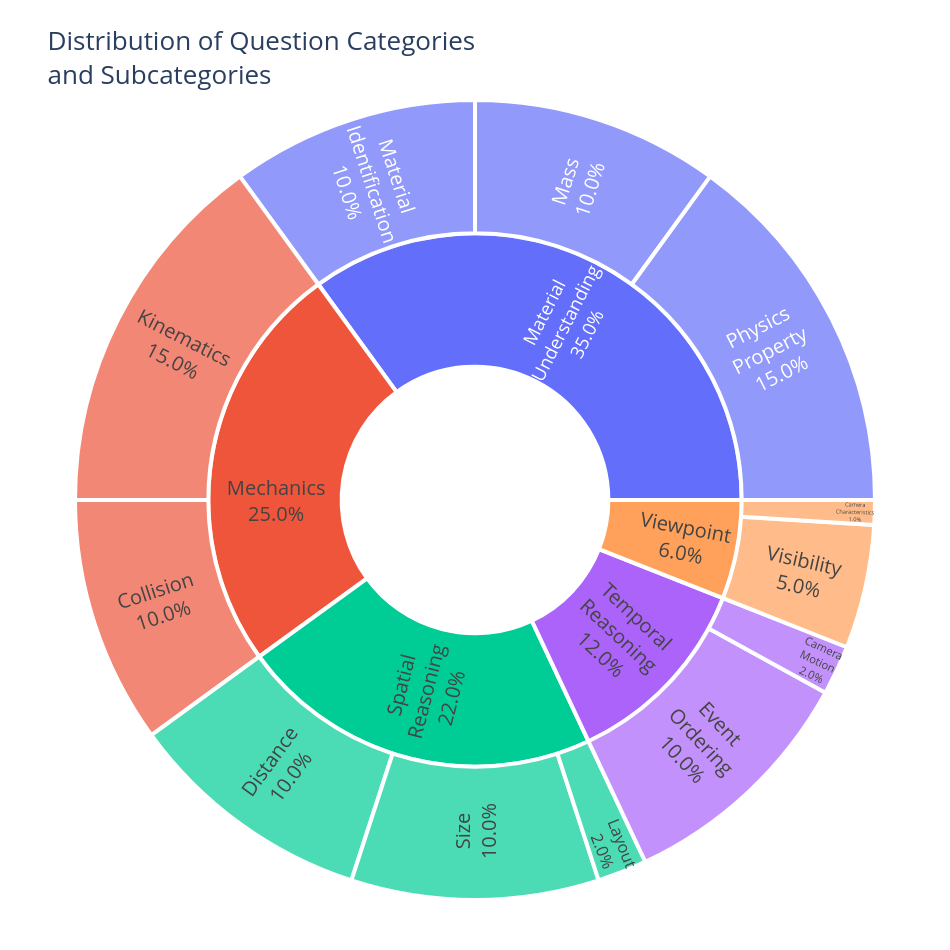

Source (notebook cell):
### Code cell
import json
import plotly.graph_objects as go

# Paths
PATH_BAL_SUB = "/data0/sebastian.cavada/compositional-physics/tiny_vqa_deterministic/answering_questions/balancing_sub_categories.json"
PATH_DATA = "/data0/sebastian.cavada/compositional-physics/tiny_vqa_deterministic/simple_vqa.json"
PERCENT_MODE = "entry"  # change to "parent" if you prefer


# Label mappings
mapping_sub = {
    "visibility": "Visibility",
    "material_identification": "Material<br>Identification",
    "size": "Size",
    "camera_characteristics": "Camera<br>Characteristics",
    "physics_property": "Physics<br>Property",
    "kinematics": "Kinematics",
    "collision": "Collision",
    "mass": "Mass",
    "camera_motion": "Camera<br>Motion",
    "layout": "Layout",
    "distance": "Distance",
    "event_ordering": "Event<br>Ordering",
}

mapping_cat = {
    "mechanics": "Mechanics",
    "spatial_reasoning": "Spatial<br>Reasoning",
    "visual_percetion": "Visual<br>Perception",
    "temporal": "Temporal<br>Reasoning",
    "view_point": "Viewpoint",
    "material_understanding": "Material<br>Understanding",
}

with open(PATH_BAL_SUB) as f:
    balancing = json.load(f)
with open(PATH_DATA) as f:
    data = json.load(f)

labels, parents, values = ["Total number<br> of VQA<br><b>61196</b>"], [""], [0.0]
main_totals, subs_for_main = {}, {}

for main_cat, items in data.items():
    seen = set()
    for _, props in items.items():
        if isinstance(props, dict):
            sc = props.get("sub_category")
            if sc and sc in balancing:
                seen.add(sc)
    if not seen:
        continue
    total = sum(balancing[sc] for sc in seen)
    if total <= 0:
        continue
    main_totals[main_cat] = total
    subs_for_main[main_cat] = sorted(seen)

# main categories
for main_cat, total in main_totals.items():
    labels.append(mapping_cat.get(main_cat, main_cat))
    parents.append("Total number<br> of VQA<br><b>61196</b>")
    values.append(total)

# subcategories
for main_cat, sc_list in subs_for_main.items():
    parent_label = mapping_cat.get(main_cat, main_cat)
    for sc in sc_list:
        labels.append(mapping_sub.get(sc, sc))
        parents.append(parent_label)
        values.append(balancing[sc])

values[0] = sum(main_totals.values())

# Choose tokens for text and hover based on percent mode
if PERCENT_MODE == "parent":
    percent_token = "%{percentParent:.1%}"
    textinfo_mode = "label+percent parent"
    hover_pct_lbl = "of parent"
else:
    percent_token = "%{percentEntry:.1%}"
    textinfo_mode = "label+percent entry"
    hover_pct_lbl = "of total"

# build figure
fig = go.Figure(
    go.Sunburst(
        labels=labels,
        parents=parents,
        values=values,
        branchvalues="total",
        textinfo=textinfo_mode,  # show labels and percentages inside
        texttemplate=[
            "" if i == 0 else "%{label}<br>" + percent_token  # hide center label
            for i in range(len(labels))
        ],
        insidetextorientation="radial",
        textfont=dict(size=20),  # big readable font
        marker=dict(line=dict(color="white", width=4)),
    )
)

# # center text (annotation)
# fig.add_annotation(
#     text="Total number<br> of VQA<br><b>43056</b>",
#     showarrow=False,
#     font=dict(size=24),
#     x=0.5, y=0.5
# )

# layout
fig.update_layout(
    title=dict(
        text="Distribution of Question Categories<br>and Subcategories",
        font=dict(size=26),
    ),
    width=950,
    height=950,
    margin=dict(t=100, l=50, r=50, b=50),
)


fig.show()

### Figure 1 — Plotly figure (JSON) as saved in the notebook; plotly's stock layout.template omitted (floating-point values rounded to 4 significant figures)
{"data": [{"branchvalues": "total", "insidetextorientation": "radial", "labels": ["Total number<br> of VQA<br><b>61196</b>", "Spatial<br>Reasoning", "Mechanics", "Material<br>Understanding", "Viewpoint", "Temporal<br>Reasoning", "Distance", "Layout", "Size", "Collision", "Kinematics", "Mass", "Material<br>Identification", "Physics<br>Property", "Camera<br>Characteristics", "Visibility", "Camera<br>Motion", "Event<br>Ordering"], "marker": {"line": {"color": "white", "width": 4}}, "parents": ["", "Total number<br> of VQA<br><b>61196</b>", "Total number<br> of VQA<br><b>61196</b>", "Total number<br> of VQA<br><b>61196</b>", "Total number<br> of VQA<br><b>61196</b>", "Total number<br> of VQA<br><b>61196</b>", "Spatial<br>Reasoning", "Spatial<br>Reasoning", "Spatial<br>Reasoning", "Mechanics", "Mechanics", "Material<br>Understanding", "Material<br>Understanding", "Material<br>Understanding", "Viewpoint", "Viewpoint", "Temporal<br>Reasoning", "Temporal<br>Reasoning"], "textfont": {"size": 20}, "textinfo": "label+percent entry", "texttemplate": ["", "%{label}<br>%{percentEntry:.1%}", "%{label}<br>%{percentEntry:.1%}", "%{label}<br>%{percentEntry:.1%}", "%{label}<br>%{percentEntry:.1%}", "%{label}<br>%{percentEntry:.1%}", "%{label}<br>%{percentEntry:.1%}", "%{label}<br>%{percentEntry:.1%}", "%{label}<br>%{percentEntry:.1%}", "%{label}<br>%{percentEntry:.1%}", "%{label}<br>%{percentEntry:.1%}", "%{label}<br>%{percentEntry:.1%}", "%{label}<br>%{percentEntry:.1%}", "%{label}<br>%{percentEntry:.1%}", "%{label}<br>%{percentEntry:.1%}", "%{label}<br>%{percentEntry:.1%}", "%{label}<br>%{percentEntry:.1%}", "%{label}<br>%{percentEntry:.1%}"], "type": "sunburst", "values": [1, 0.22, 0.25, 0.35, 0.06, 0.12, 0.1, 0.02, 0.1, 0.1, 0.15, 0.1, 0.1, 0.15, 0.01, 0.05, 0.02, 0.1]}], "layout": {"height": 950, "margin": {"b": 50, "l": 50, "r": 50, "t": 100}, "title": {"font": {"size": 26}, "text": "Distribution of Question Categories<br>and Subcategories"}, "width": 950}}
